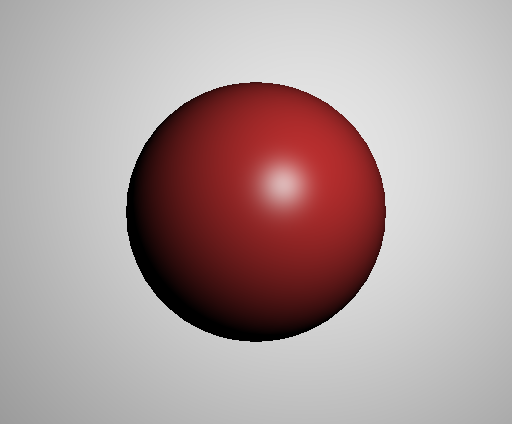
#> input picture assets/clustering/SpecularSphere_color.tiff, 512 x 424 px
$ python thesis_images_1.py   (Python 2 division)
#> lines starting #> are read from the running program, lines starting #| are printed output that depends on the picture; after the words box and inside, x2 and y2 are one past the last pixel; in counts of white or black regions, pixels touching at a corner belong together
### estimation/estimate.py
import time
from PIL import Image

import numpy as np
import matplotlib.pyplot as plt
import matplotlib.cm
import matplotlib.patches as mpatches

from sklearn.cluster import MiniBatchKMeans
import scipy.optimize

cluster_cmap = matplotlib.cm.jet

def recreate_image(codebook, labels, w, h):
    """Recreate the (compressed) image from the code book & labels"""
    d = codebook.shape[1]
    image = np.zeros((h, w, d))
    label_idx = 0

    for i in range(h):
        for j in range(w):
            image[i, j] = codebook[labels[label_idx]]
            label_idx += 1
    return image

# [37 lines left out: functions phong_error_func, phong, phong2, not called in this run]

def get_codebook(centers, features=None):
    n_clusters = centers.shape[0]

    if not features:
        codebook = np.linspace(0, 1, n_clusters).reshape(n_clusters, 1)
    else:
        codebook = centers[:, features]

    return codebook

def plot_inertias_ratio(inertias, ratios, minmax, threshold=0.8):

    x1 = range(minmax[0], minmax[1] + 1)

    fig, ax1 = plt.subplots(figsize=(8, 6), dpi=150, facecolor='w', edgecolor='k')
    plt.plot(x1, inertias, 'bo', markersize=6)
    ax1.set_xlabel('number of clusters $k$')
    # Make the y-axis label and tick labels match the line color.
    ax1.set_ylabel('inertia $I_k$', color='b')
    ax1.spines['top'].set_visible(False)
    ax1.spines['right'].set_visible(False)
    ax1.spines['left'].set_color('blue')
    ax1.yaxis.set_ticks_position('left')
    ax1.xaxis.set_ticks_position('bottom')
    for tl in ax1.get_yticklabels():
        tl.set_color('b')
    ax2 = ax1.twinx()
    ax2.set_ylabel(r'ratio $\frac{I_{k+1}}{I_{k}}$', color='r')
    ax2.set_ylim((0, 1.05))
    ax2.set_xlim((minmax[0] - 0.5, minmax[1] + 0.5))
    ax2.spines['right'].set_color('red')
    ax2.spines['top'].set_visible(False)
    ax2.spines['left'].set_visible(False)
    ax2.yaxis.set_ticks_position('right')
    plt.plot(x1, ratios, 'ro', markersize=6)
    plt.plot([minmax[0] - 0.5, minmax[1] + 0.5], [threshold, threshold], 'r--')
    for tl in ax2.get_yticklabels():
        tl.set_color('r')

def plot_clusters(centers, labels, features=None, title=''):
    # Plot result

    n_clusters = centers.shape[0]

    codebook = get_codebook(centers, features)

    image_show = recreate_image(codebook, labels, 512, 424)
    image_show = image_show.squeeze()

    plt.figure(figsize=(8, 6), dpi=150, facecolor='w', edgecolor='k')
    if title == '':
        ax = plt.axes([0, 0, 1, 1])
    else:
        plt.title(title)
    plt.axis('off')
    plt.imshow(image_show, vmin=np.min(codebook), vmax=np.max(codebook), cmap=cluster_cmap)

def plot_image(image, title='', vmin=0, vmax=255):
    plt.figure(figsize=(8, 6), dpi=150, facecolor='w', edgecolor='k')
    if title == '':
        ax = plt.axes([0, 0, 1, 1])
    else:
        plt.title(title)
    plt.axis('off')
    plot = plt.imshow(image, vmin=vmin, vmax=vmax)
    plot.set_cmap('gray')

# [31 lines left out: function plot_angle_intensities, not called in this run]

def cluster(color_image, depth_image, ir_image, lambdas, threshold=0.8, verbose=False, k_min=1, k_max=20, all_clusters=False):
    """

    :param color_image:
    :param depth_image:
    :param lambdas: 4 values [screen_coordinates, color_image, depth_image, ir_image]
    :param threshold:
    :param verbose:
    :param k_min:
    :param k_max:
    :param all_clusters:
    :return:
    """

    # Todo which line?
    shape_x, shape_y = color_image.shape[:2]
    y, x = np.meshgrid(np.linspace(0, shape_y, shape_y), np.linspace(0, shape_x, shape_x))
    # y, x = np.meshgrid(np.linspace(0, 255, shape_y), np.linspace(0, 255, shape_x))

    r = color_image[:,:,0].flatten()
    g = color_image[:,:,1].flatten()
    b = color_image[:,:,2].flatten()
    d = depth_image.flatten()
    ir = ir_image.flatten()

    lambda1, lambda2, lambda3, lambda4 = lambdas

    if verbose:
        print "Shape_y, Shape_x", shape_y, shape_x
        print "Red:", r.shape, "min/max", r.min(), r.max()
        print "Green:", g.shape, "min/max", g.min(), g.max()
        print "Blue:", b.shape, "min/max", b.min(), b.max()
        print "Depth Shape", d.shape, "min/max", d.min(), d.max()
        print "Ir Shape", ir.shape, 'min/max', ir.min(), ir.max()

    X = np.vstack([lambda1 * x.flatten(), lambda1 * y.flatten(),
               lambda2 * r, lambda2 * g, lambda2 * b,
               lambda3 * d,
               lambda4 * ir])
    X = X.T

    ##############################################################################
    # Compute clustering with MiniBatchKMeans

    last_inertia = 0

    inertias = []
    ratios = []

    ratio = 0

    for i in range(k_min, k_max + 1):
        n_clusters = i
        batch_size = 200

        mbk = MiniBatchKMeans(init='k-means++', n_clusters=n_clusters, batch_size=batch_size,
                              n_init=50, init_size=2000, max_no_improvement=20, verbose=0)
        mbk.fit(X)

        next_means_labels = mbk.labels_
        next_means_cluster_centers = mbk.cluster_centers_
        next_inertia = mbk.inertia_

        if last_inertia != 0:
            ratio = next_inertia / last_inertia
            ratios.append(ratio)

        inertias.append(mbk.inertia_)
        last_inertia = next_inertia

        if verbose:
            print '-----'
            print 'Next clusters:', n_clusters
            print "Ratio", ratio
            print "Next Inertia:", next_inertia

        if not all_clusters and ratio > threshold:
            break

        means_cluster_centers = next_means_cluster_centers
        means_labels = next_means_labels

    # Run kmeans one more time to finish the ratios
    mbk = MiniBatchKMeans(init='k-means++', n_clusters=k_max + 2, batch_size=batch_size,
                          n_init=100, max_no_improvement=10, verbose=0)
    mbk.fit(X)
    ratio = mbk.inertia_ / last_inertia
    ratios.append(ratio)
    return means_cluster_centers, means_labels, inertias, ratios

def extract_angles(ir_image, centers, labels, binrange=(0, 90), bins=20, normals=None, verbose=False):

    if normals is not None:
        ## TODO calculate normal image
        print "warning: not implemented yet"
        pass

    n_clusters = centers.shape[0]

    v = np.meshgrid(range(-256, 256), range(212, -212, -1))
    v = np.dstack((v[0], v[1], -368.096588 * np.ones((424, 512))))
    v = v / np.linalg.norm(v, axis=2)[:,:,None]
    v = -v

    # Angles between normal and v, dot-product
    angle = np.sum(normals * v, axis=2)
    angle_rad = np.arccos(angle)
    angle_deg = np.rad2deg(angle_rad)

    if verbose:
        print 'vshape', v.shape
        print 'normals shape', normals.shape

    return_angles = []
    return_intensities = []

    # Discretize the labels into bins and take the average
    for i in range(n_clusters):
        n, n_edges = np.histogram(angle_deg.flatten()[np.where(labels.flatten() == i)], bins=bins, range=binrange)

        n_midpoints = np.array([(n_edges[j] + n_edges[j+1]) / 2. for j in range(len(n_edges) - 1)])

        sy, sy_edges = np.histogram(angle_deg.flatten()[np.where(labels.flatten() == i)], bins=bins, range=binrange,
                                    weights=ir_image.flatten()[np.where(labels.flatten() == i)])

        x = n_midpoints[np.where(n > 0)]
        y = sy[np.where(n > 0)] / n[np.where(n > 0)]

        return_angles.append(x)
        return_intensities.append(y)

    return return_angles, return_intensities

# [13 lines left out: functions fit_clusters_to_phong, fit_to_phong, not called in this run]


# [3 lines that do not run on import are left out]

### estimation/thesis_images_1.py
"""
Images for Section: Material Estimation -- clustering

Will open a lot of figure plots.
"""

import numpy as np
from PIL import Image
import matplotlib.pyplot as plt

import estimate

scene = 'SpecularSphere'

if scene == 'SpecularSphere':
    color_image = Image.open("../assets/clustering/SpecularSphere_color.tiff")
#> color_image is the input picture: PIL image 512x424 RGB; mean R, G, B 175.2, 156.8, 156.8
    color_image = np.asarray(color_image, dtype=np.float32)
#> color_image: shape (424, 512, 3) float32
    depth_image = Image.open("../assets/clustering/SpecularSphere_depth.tiff")
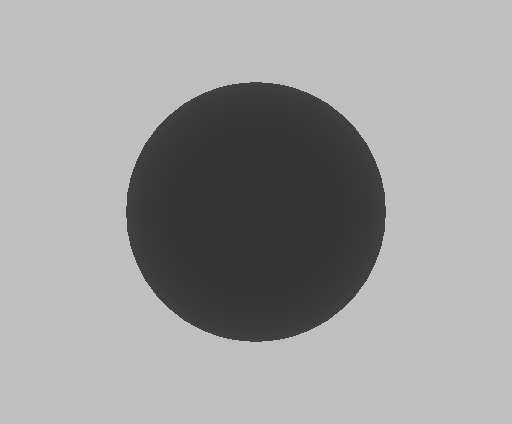
#> input picture assets/clustering/SpecularSphere_depth.tiff, 512 x 424 px
#> depth_image is the input picture: PIL image 512x424 F; min 0.2, max 0.75, mean 0.621
    depth_image = np.asarray(depth_image, dtype=np.float32) * 255
#> depth_image: shape (424, 512) float32
    ir_image = Image.open("../assets/clustering/SpecularSphere_ir.tiff")
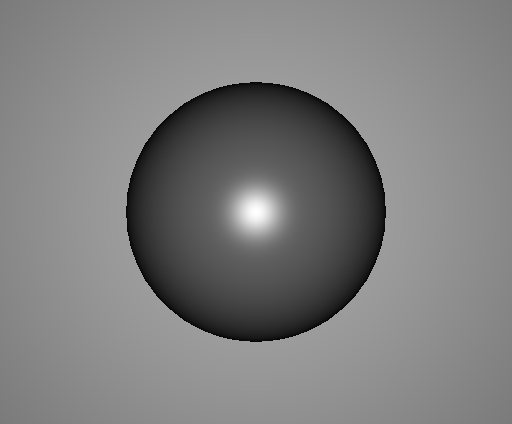
#> input picture assets/clustering/SpecularSphere_ir.tiff, 512 x 424 px
#> ir_image is the input picture: PIL image 512x424 F; min 0, max 0.999, mean 0.495
    ir_image = np.asarray(ir_image, dtype=np.float32) * 255
#> ir_image: shape (424, 512) float32
    normal_image = Image.open("../assets/clustering/SpecularSphere_normal.tiff")
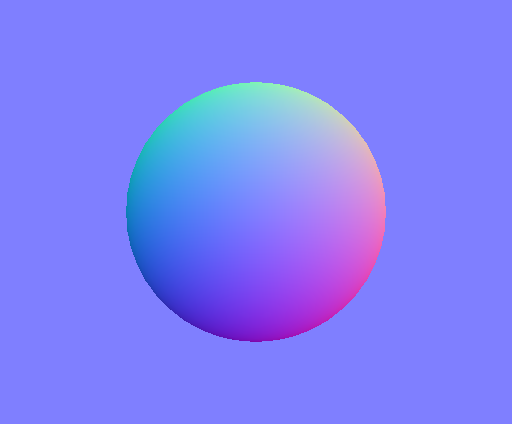
#> input picture assets/clustering/SpecularSphere_normal.tiff, 512 x 424 px
#> normal_image is the input picture: PIL image 512x424 RGB; mean R, G, B 127.1, 127.1, 249
    normal_image = np.asarray(normal_image, dtype=np.float32)
#> normal_image: shape (424, 512, 3) float32
    normals = (normal_image / 255.) * 2. - 1.
    normals = normals / np.linalg.norm(normals, axis=2)[:,:,None]

# Input images
estimate.plot_image(color_image / 255.)
estimate.plot_image(depth_image)

# Cluster Image
for i in [1, 2, 3, 4, 5, 50]:
    centers, labels, inertias, ratios = estimate.cluster(color_image, depth_image, ir_image,
                                        lambdas=[0.5, 0.5/3.0, 0.5, 0], threshold=0.95,
                                        k_min=i, k_max=i, all_clusters=True)

    estimate.plot_clusters(centers, labels)
#> this loop made 6 passes
#> (inertias, ratios) on passes 1 to 5: ([2.27e+09], [0.469]), ([1.38e+09], [0.527]), ([1.02e+09], [0.446]), ([724365151.2], [0.539]), ([451789419.5], [0.771])
#> (inertias, ratios) on pass 6: ([42872057.5], [1])
#> pass 2, in plot_clusters (call 2), `image_show = recreate_image(codebook, labels, 512, 424)`:
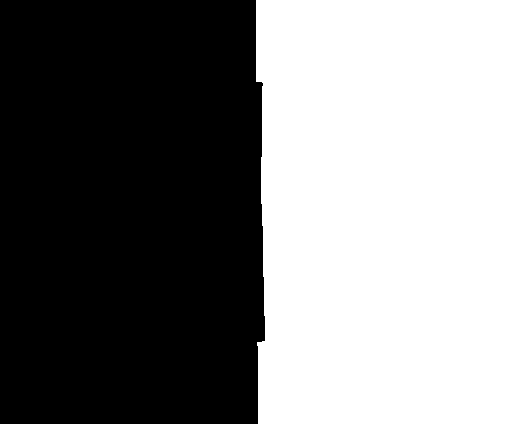
#> image_show: shape (424, 512, 1) float64; values 0 (black) and 1 (white), 49.1% white; 1 white region, box (x1, y1, x2, y2) and area: (256, 0, 512, 424) 106664

# Inertia, Ratio plot
centers, labels, inertias, ratios = estimate.cluster(color_image, depth_image, ir_image,
                                        lambdas=[0.5, 0.5/3., 0.5, 0], threshold=0.95,
                                        k_min=1, k_max=20, all_clusters=True)
#> inertias = [2.27e+09, 1.38e+09, 1.06e+09, 724507315.3, 452866315.2, 390808708.2, 348385204.5, 305352067.4, 276070897.2, 232365299.2, 202734736.3, 185471378.1, 171915954.9, 160944651.8, 148907482.6, 138467215.3, 127189906.5, 121182217.3, 114641187.2, 111757518.2]; ratios = [0.606, 0.773, 0.681, 0.625, 0.863, 0.891, 0.876, 0.904, 0.842, 0.872, 0.915, 0.927, 0.936, 0.925, 0.93, 0.919, 0.953, 0.946, 0.975, 0.889]

estimate.plot_inertias_ratio(inertias, ratios, minmax=(1,20), threshold=0.8)

# Cluster Image
centers, labels, inertias, ratios = estimate.cluster(color_image, depth_image, ir_image,
                                            lambdas=[.5, .5/3, .5, 0], threshold=0.8, k_min=1, k_max=20, all_clusters=False)
#> inertias = [2.27e+09, 1.38e+09, 1.07e+09, 723522764, 451932241.5, 391140730]; ratios = [0.606, 0.78, 0.674, 0.625, 0.865, 0.254]

estimate.plot_clusters(centers, labels)
#> after the loop in recreate_image (call 7), `for i in range(h):`:
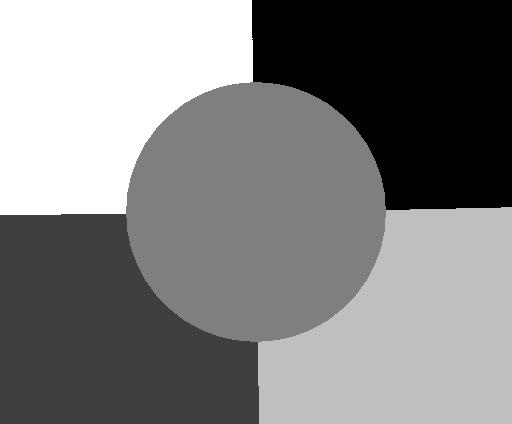
#> image: shape (424, 512, 1) float64; min 0, max 1, mean 0.501
#> after the loop in recreate_image (call 7), `for i in range(h):`: label_idx = 217088

# Extract
angles_per_cluster, intensities_per_angle = estimate.extract_angles(ir_image, centers, labels, bins=360, binrange=(0, 90), normals=normals)
#> in extract_angles, `angle = np.sum(normals * v, axis=2)`:
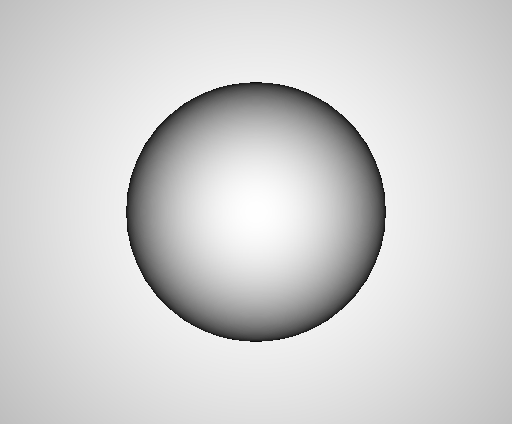
#> angle: shape (424, 512) float64; min -0.0334, max 1, mean 0.815; drawn with min black and max white
#> in extract_angles, `angle_rad = np.arccos(angle)`:
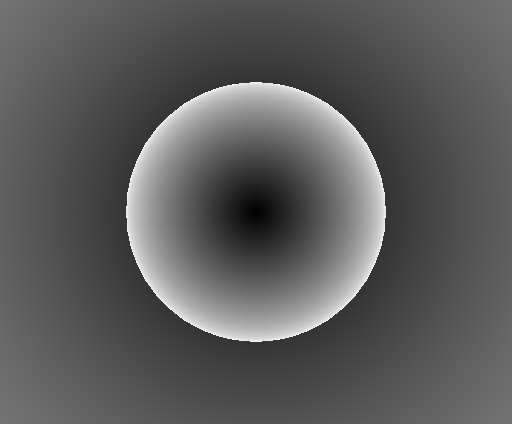
#> angle_rad: shape (424, 512) float64; min 0.00555, max 1.6, mean 0.585; drawn with min black and max white
#> after the loop in extract_angles, `for i in range(n_clusters):`: return_angles = 5 items
#> angles_per_cluster = 5 items; intensities_per_angle = 5 items
#> (the run stopped early here; a loop or call above may not have finished)
